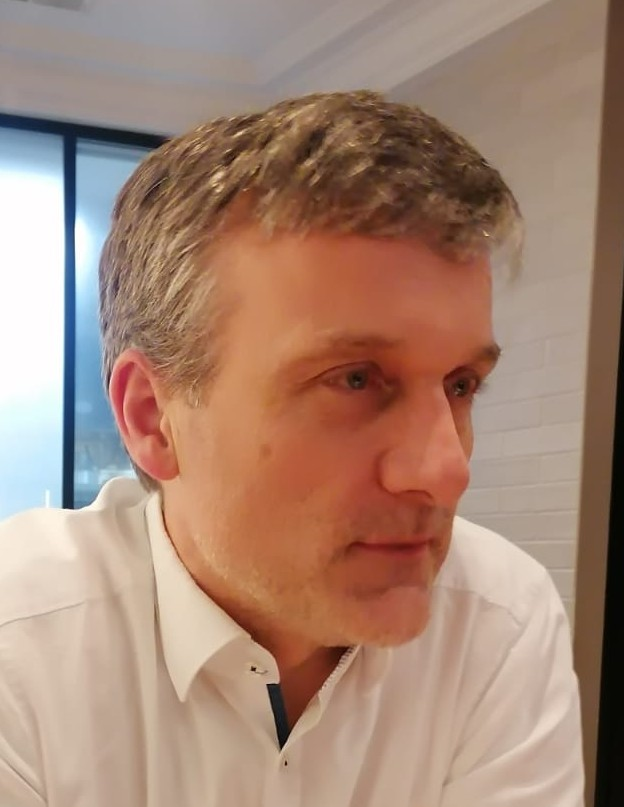
#> input picture people/markusgroissboeck.jpg, 624 x 807 px
$ python crop-image-center.py
#> lines starting #> are read from the running program, lines starting #| are printed output that depends on the picture
#!/usr/bin/env python3
# -*- coding: utf-8 -*-
"""
Created on Tue Oct 19 15:08:48 2021

@author: fabian hofmann + max parzen
"""

from PIL import Image
from pathlib import Path
import argparse
import os


def centercrop_and_resize(path, min_size=274):
#> called with path = 'people/markusgroissboeck.jpg', min_size = 274
    im = Image.open(path)
#> im is the input picture: PIL image 624x807 RGB; mean R, G, B 166.2, 134.5, 117.3
    width, height = im.size  # Get dimensions
#> width = 624; height = 807

    # Crop to a square
    new_width = new_height = min(height, width)
#> new_width = 624; new_height = 624
    left = (width - new_width) / 2
#> left = 0
    top = (height - new_height) / 2
#> top = 91.5
    right = (width + new_width) / 2
#> right = 624
    bottom = (height + new_height) / 2
#> bottom = 715.5
    im_cropped = im.crop((left, top, right, bottom))
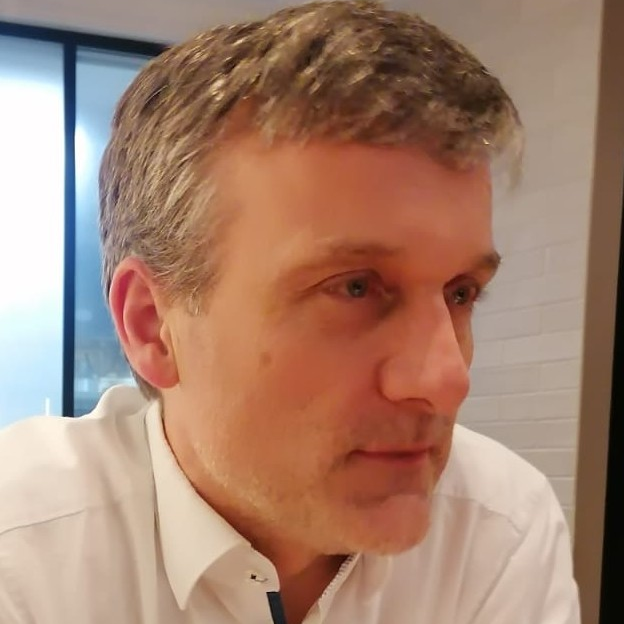
#> im_cropped: PIL image 624x624 RGB; mean R, G, B 165.8, 130.3, 111.8

    # Resize the image if it's smaller than the specified minimum size
    if new_width < min_size or new_height < min_size:
        im_resized = im_cropped.resize((min_size, min_size), Image.LANCZOS)
        return im_resized

    return im_cropped


for path in ["people/markusgroissboeck.jpg"]:
    name = path.split('.')[0]
    path = os.path.join(os.getcwd(), path)
    centercrop_and_resize(path).save(name + '_cropped.jpg')

$ run again, with people/Albertprofile.jpg copied over people/markusgroissboeck.jpg
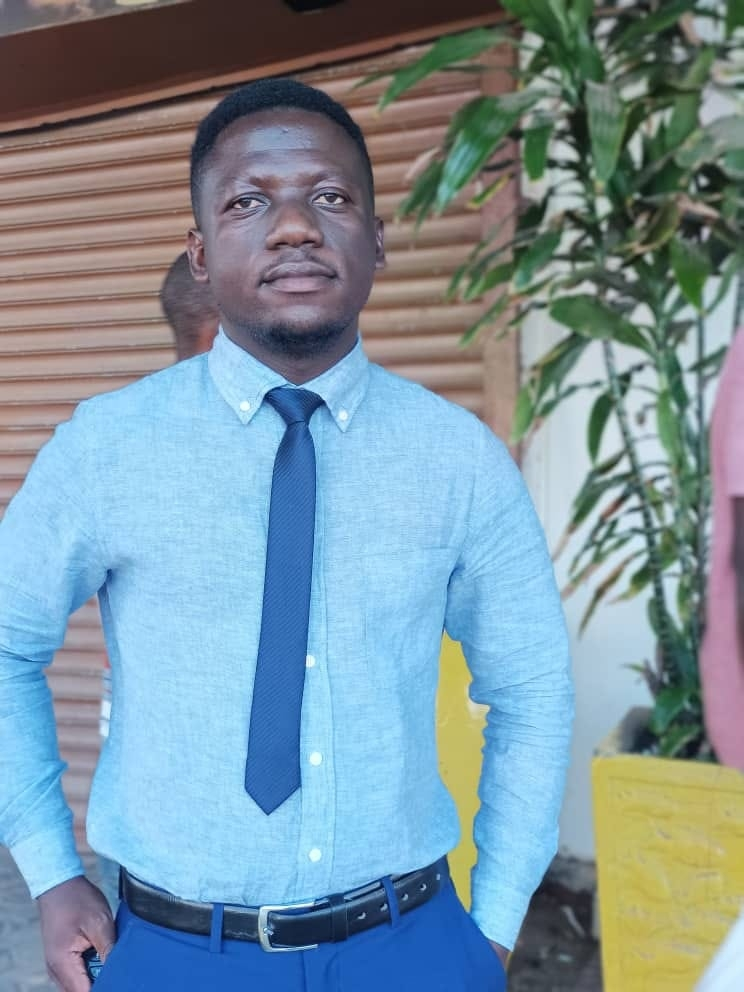
#> input picture people/Albertprofile.jpg, 744 x 992 px
#> in centercrop_and_resize, im is the input picture: PIL image 744x992 RGB; mean R, G, B 124.1, 147.2, 159.2
#> in centercrop_and_resize, `im_cropped = im.crop((left, top, right, bottom))`:
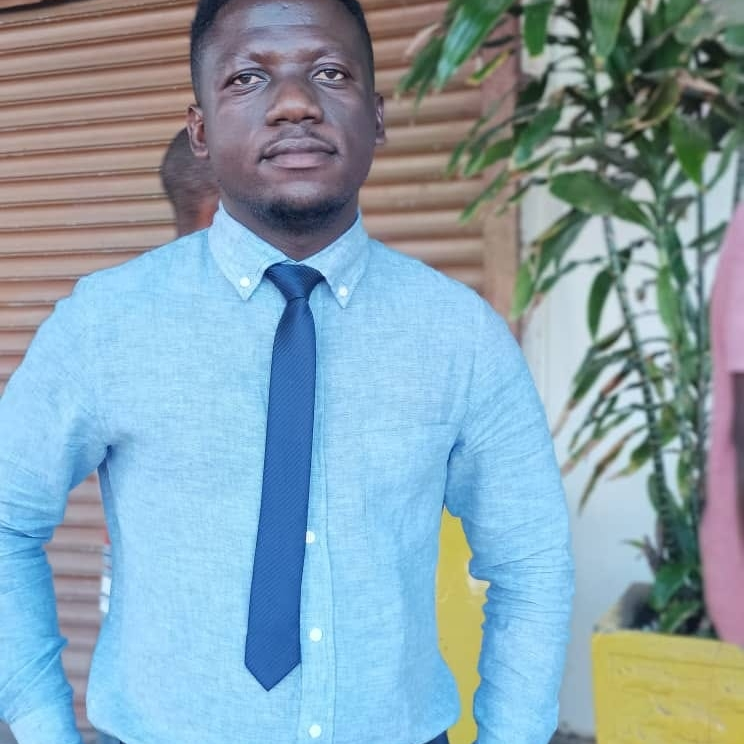
#> im_cropped: PIL image 744x744 RGB; mean R, G, B 135.8, 162.3, 175.7

$ run again, with people/Andreas.JPG copied over people/markusgroissboeck.jpg
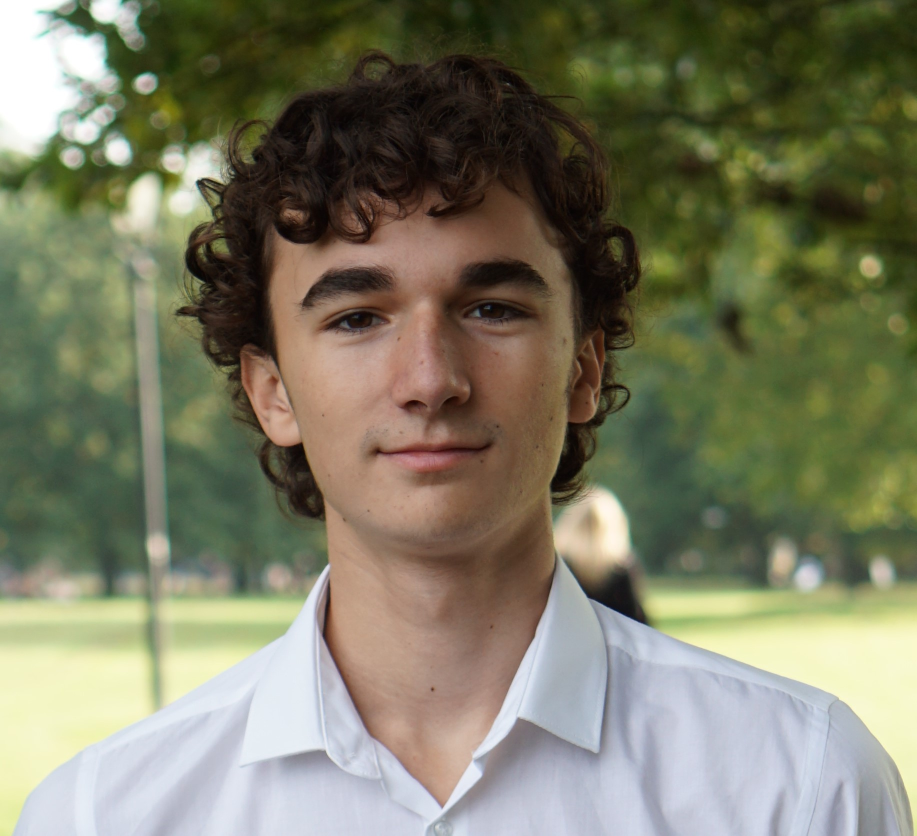
#> input picture people/Andreas.JPG, 1834 x 1671 px (shown at 1/2 size)
#> in centercrop_and_resize, im is the input picture: PIL image 1834x1671 RGB; mean R, G, B 123.3, 122.7, 99.4
#> in centercrop_and_resize, `im_cropped = im.crop((left, top, right, bottom))`:
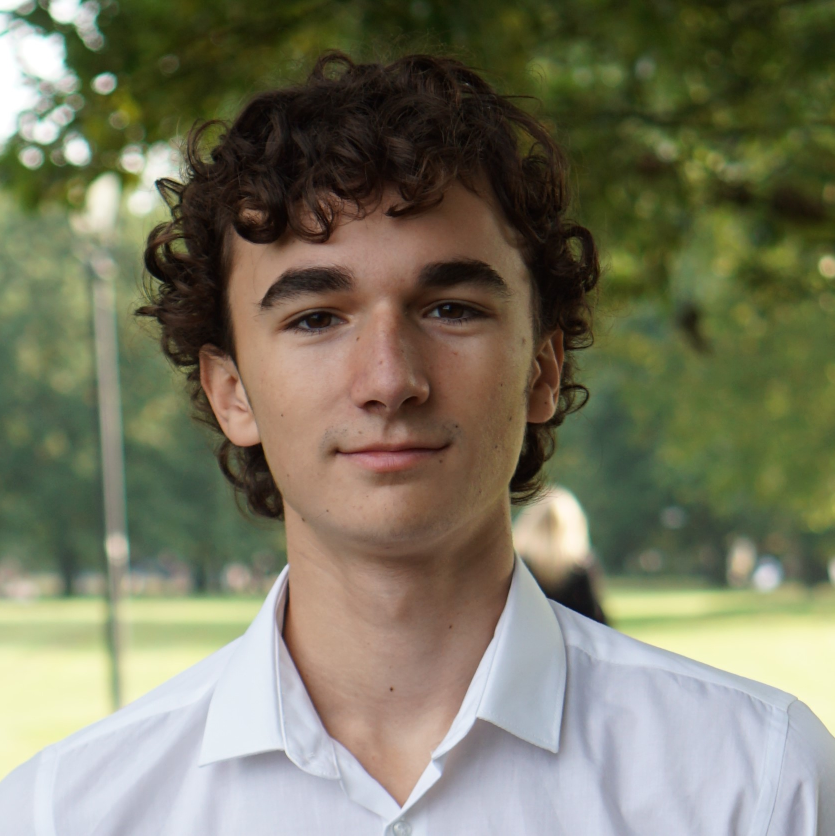
#> im_cropped: PIL image 1670x1671 RGB (shown at 1/2 size); mean R, G, B 121.4, 119.9, 97.9
